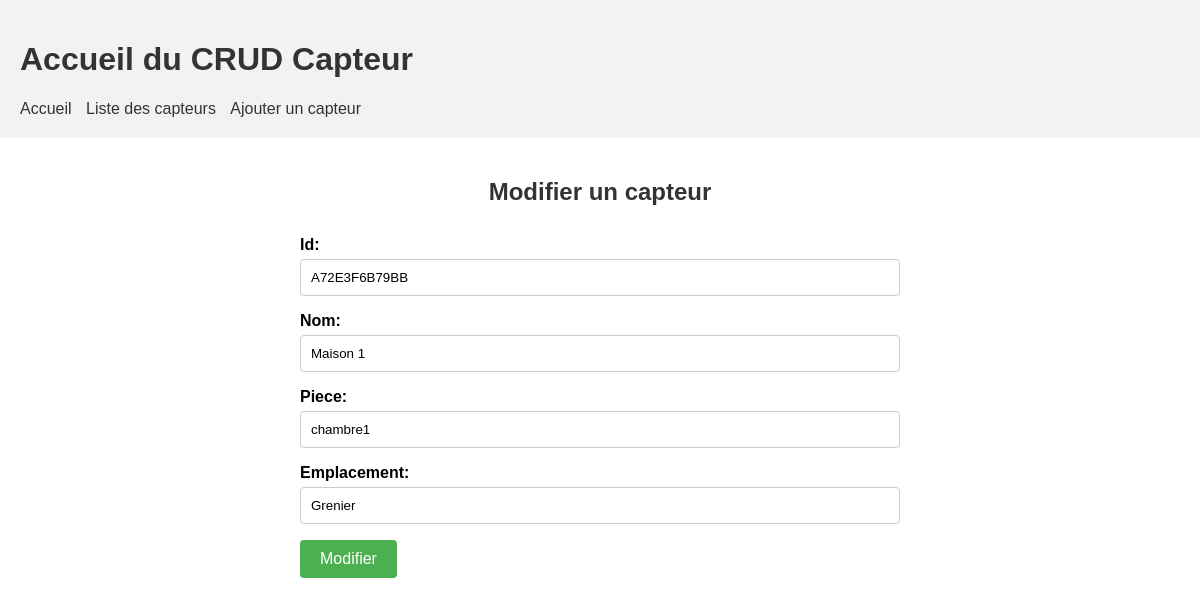
The page /collecte/collecte/capteurs/modifier/A72E3F6B79BB/ on the database its author committed.
### collecte/models.py (models this page shows, shortened)
class Capteur(models.Model):
    id = models.CharField(primary_key=True, max_length=12)
    nom = models.CharField(max_length=100, unique=True)
    piece = models.CharField(max_length=100)
    emplacement = models.CharField(max_length=100)

### collecte/views.py (the view)
# urls.py: path('collecte/capteurs/modifier/<str:pk>/', views.modifier_capteur, name='modifier_capteur'),
def modifier_capteur(request, pk):
    capteur = get_object_or_404(Capteur, pk=pk)
    if request.method == 'POST':
        form = CapteurForm(request.POST, instance=capteur)
        if form.is_valid():
            form.save()
            return redirect('liste_capteurs')
    else:
        form = CapteurForm(instance=capteur)
    return render(request, 'collecte/modifier_capteur.html', {'form': form})

### collecte/forms.py
class CapteurForm(forms.ModelForm):
    class Meta:
        model = Capteur
        fields = ['id', 'nom', 'piece', 'emplacement']

### collecte/templates/collecte/modifier_capteur.html (shortened to what this page needs)
<!DOCTYPE html>
<html>
<head>
    {% load static %}
    <link rel="stylesheet" type="text/css" href="{% static 'css/style2.css' %}">
</head>
<body>
  <header>
    <h1>Accueil du CRUD Capteur</h1>
    <nav>
        <ul>
            <li><a href="{% url 'index' %}">Accueil</a></li>
            <li><a href="{% url 'liste_capteurs' %}">Liste des capteurs</a></li>
            <li><a href="{% url 'ajouter_capteur' %}">Ajouter un capteur</a></li>
        </ul>
    </nav>
</header>
  {% block content %}
  <div class="container">
    <h2 class="form-title">Modifier un capteur</h2>
    <form method="post">
      {{ form.as_p }}
      <button type="submit">Modifier</button>
    </form>
  </div>
  {% endblock %}
</body>
</html>

### collecte/static/css/style2.css (style rules this page uses)
body { font-family: Arial, sans-serif; margin: 0; padding: 0; }
.container { max-width: 600px; margin: 0 auto; padding: 20px; }
h2 { color: #333; margin-bottom: 20px; }
label { display: block; font-weight: bold; margin-bottom: 5px; }
input[type="text"], input[type="number"], input[type="email"], textarea { width: 100%; padding: 10px; border: 1px solid #ccc; border-radius: 4px; box-sizing: border-box; }
button { background-color: #4CAF50; color: #fff; border: none; padding: 10px 20px; text-align: center; text-decoration: none; display: inline-block; font-size: 16px; cursor: pointer; border-radius: 4px; }
.form-title { text-align: center; font-size: 24px; margin-bottom: 30px; }
header { background-color: #f2f2f2; padding: 20px; }
h1 { color: #333; }
nav ul { list-style-type: none; margin: 0; padding: 0; }
nav li { display: inline-block; margin-right: 10px; }
nav a { text-decoration: none; color: #333; }

### rows shown on the page
Capteur: id "A72E3F6B79BB", nom "Maison 1", piece "chambre1", emplacement "Grenier"
